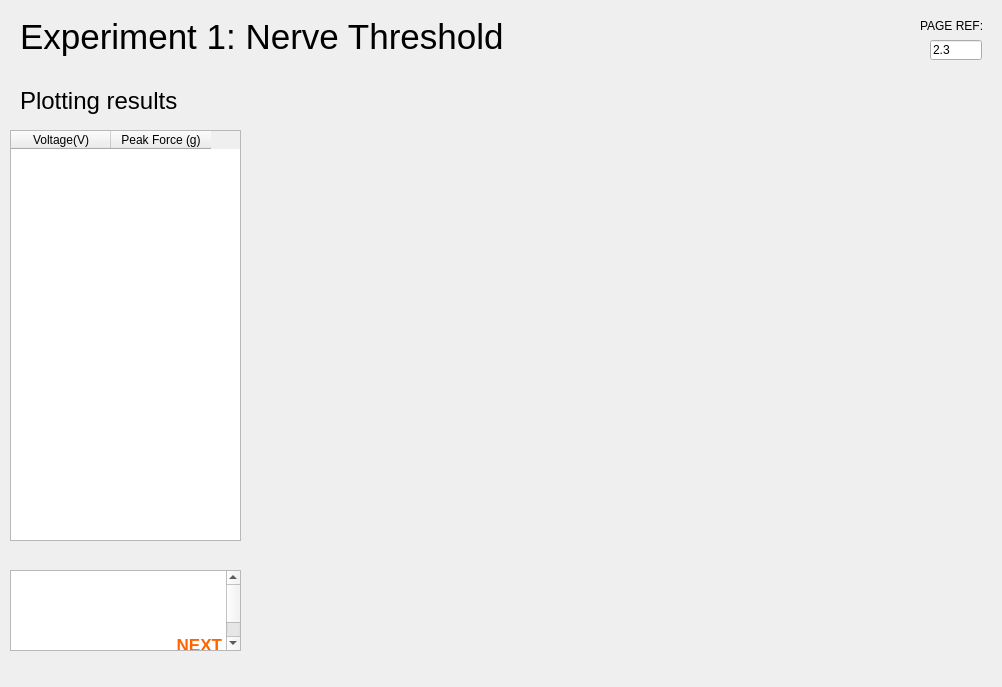
<?xml version="1.0" encoding="UTF-8"?>
<ui version="4.0">
 <class>MainWindow</class>
 <widget class="QMainWindow" name="MainWindow">
  <property name="geometry">
   <rect>
    <x>0</x>
    <y>0</y>
    <width>1002</width>
    <height>687</height>
   </rect>
  </property>
  <property name="windowTitle">
   <string>MainWindow</string>
  </property>
  <widget class="QWidget" name="centralwidget">
   <widget class="QTableWidget" name="tableWidget">
    <property name="geometry">
     <rect>
      <x>10</x>
      <y>130</y>
      <width>231</width>
      <height>411</height>
     </rect>
    </property>
    <column>
     <property name="text">
      <string>Voltage(V)</string>
     </property>
    </column>
    <column>
     <property name="text">
      <string>Peak Force (g)</string>
     </property>
    </column>
   </widget>
   <widget class="QLabel" name="labelTitle">
    <property name="geometry">
     <rect>
      <x>20</x>
      <y>80</y>
      <width>181</width>
      <height>41</height>
     </rect>
    </property>
    <property name="font">
     <font>
      <pointsize>18</pointsize>
     </font>
    </property>
    <property name="text">
     <string>Plotting results</string>
    </property>
   </widget>
   <widget class="QWidget" name="gridLayoutWidget">
    <property name="geometry">
     <rect>
      <x>250</x>
      <y>90</y>
      <width>731</width>
      <height>511</height>
     </rect>
    </property>
    <layout class="QGridLayout" name="gridLayout"/>
   </widget>
   <widget class="QLabel" name="labelPage">
    <property name="geometry">
     <rect>
      <x>827</x>
      <y>720</y>
      <width>81</width>
      <height>20</height>
     </rect>
    </property>
    <property name="sizePolicy">
     <sizepolicy hsizetype="Maximum" vsizetype="Preferred">
      <horstretch>0</horstretch>
      <verstretch>0</verstretch>
     </sizepolicy>
    </property>
    <property name="font">
     <font>
      <pointsize>11</pointsize>
      <weight>75</weight>
      <bold>true</bold>
     </font>
    </property>
    <property name="styleSheet">
     <string notr="true">color: rgb(255, 255, 255);</string>
    </property>
    <property name="text">
     <string>PAGE 3 / 5</string>
    </property>
   </widget>
   <widget class="QProgressBar" name="progressBar">
    <property name="geometry">
     <rect>
      <x>172</x>
      <y>721</y>
      <width>649</width>
      <height>21</height>
     </rect>
    </property>
    <property name="sizePolicy">
     <sizepolicy hsizetype="Minimum" vsizetype="Fixed">
      <horstretch>0</horstretch>
      <verstretch>0</verstretch>
     </sizepolicy>
    </property>
    <property name="value">
     <number>1</number>
    </property>
    <property name="textVisible">
     <bool>false</bool>
    </property>
   </widget>
   <widget class="QPushButton" name="pushButtonMenu">
    <property name="enabled">
     <bool>true</bool>
    </property>
    <property name="geometry">
     <rect>
      <x>914</x>
      <y>720</y>
      <width>75</width>
      <height>23</height>
     </rect>
    </property>
    <property name="sizePolicy">
     <sizepolicy hsizetype="Maximum" vsizetype="Fixed">
      <horstretch>0</horstretch>
      <verstretch>0</verstretch>
     </sizepolicy>
    </property>
    <property name="minimumSize">
     <size>
      <width>50</width>
      <height>20</height>
     </size>
    </property>
    <property name="text">
     <string>MENU</string>
    </property>
   </widget>
   <widget class="QPushButton" name="pushButtonNext">
    <property name="geometry">
     <rect>
      <x>91</x>
      <y>720</y>
      <width>75</width>
      <height>23</height>
     </rect>
    </property>
    <property name="sizePolicy">
     <sizepolicy hsizetype="Maximum" vsizetype="Fixed">
      <horstretch>0</horstretch>
      <verstretch>0</verstretch>
     </sizepolicy>
    </property>
    <property name="text">
     <string>NEXT</string>
    </property>
   </widget>
   <widget class="QPushButton" name="pushButtonBack">
    <property name="geometry">
     <rect>
      <x>10</x>
      <y>720</y>
      <width>75</width>
      <height>23</height>
     </rect>
    </property>
    <property name="sizePolicy">
     <sizepolicy hsizetype="Maximum" vsizetype="Fixed">
      <horstretch>0</horstretch>
      <verstretch>0</verstretch>
     </sizepolicy>
    </property>
    <property name="text">
     <string>BACK</string>
    </property>
   </widget>
   <widget class="QLabel" name="labelCurrentWindow">
    <property name="geometry">
     <rect>
      <x>20</x>
      <y>0</y>
      <width>731</width>
      <height>74</height>
     </rect>
    </property>
    <property name="font">
     <font>
      <pointsize>26</pointsize>
     </font>
    </property>
    <property name="text">
     <string>Experiment 1: Nerve Threshold</string>
    </property>
   </widget>
   <widget class="QLabel" name="labelPageRef">
    <property name="geometry">
     <rect>
      <x>920</x>
      <y>10</y>
      <width>81</width>
      <height>31</height>
     </rect>
    </property>
    <property name="sizePolicy">
     <sizepolicy hsizetype="Maximum" vsizetype="Preferred">
      <horstretch>0</horstretch>
      <verstretch>0</verstretch>
     </sizepolicy>
    </property>
    <property name="text">
     <string>PAGE REF:</string>
    </property>
   </widget>
   <widget class="QLineEdit" name="lineEdit">
    <property name="geometry">
     <rect>
      <x>930</x>
      <y>40</y>
      <width>52</width>
      <height>20</height>
     </rect>
    </property>
    <property name="sizePolicy">
     <sizepolicy hsizetype="Ignored" vsizetype="Fixed">
      <horstretch>0</horstretch>
      <verstretch>0</verstretch>
     </sizepolicy>
    </property>
    <property name="text">
     <string>2.3</string>
    </property>
    <property name="readOnly">
     <bool>true</bool>
    </property>
   </widget>
   <widget class="QTextEdit" name="textEdit">
    <property name="geometry">
     <rect>
      <x>10</x>
      <y>570</y>
      <width>231</width>
      <height>81</height>
     </rect>
    </property>
    <property name="html">
     <string>&lt;!DOCTYPE HTML PUBLIC &quot;-//W3C//DTD HTML 4.0//EN&quot; &quot;http://www.w3.org/TR/REC-html40/strict.dtd&quot;&gt;
&lt;html&gt;&lt;head&gt;&lt;meta name=&quot;qrichtext&quot; content=&quot;1&quot; /&gt;&lt;style type=&quot;text/css&quot;&gt;
p, li { white-space: pre-wrap; }
&lt;/style&gt;&lt;/head&gt;&lt;body style=&quot; font-family:'.AppleSystemUIFont'; font-size:13pt; font-weight:400; font-style:normal;&quot;&gt;
&lt;p align=&quot;justify&quot; style=&quot; margin-top:0px; margin-bottom:0px; margin-left:0px; margin-right:0px; -qt-block-indent:0; text-indent:0px;&quot;&gt;&lt;span style=&quot; color:#ffffff;&quot;&gt;Once you have plotted the graph and seen how peak force varies with voltage, move on to the &lt;/span&gt;&lt;span style=&quot; font-weight:600; color:#ff6400;&quot;&gt;NEXT&lt;/span&gt;&lt;span style=&quot; color:#ffffff;&quot;&gt; page.&lt;/span&gt;&lt;/p&gt;&lt;/body&gt;&lt;/html&gt;</string>
    </property>
   </widget>
  </widget>
 </widget>
 <resources/>
 <connections/>
</ui>
